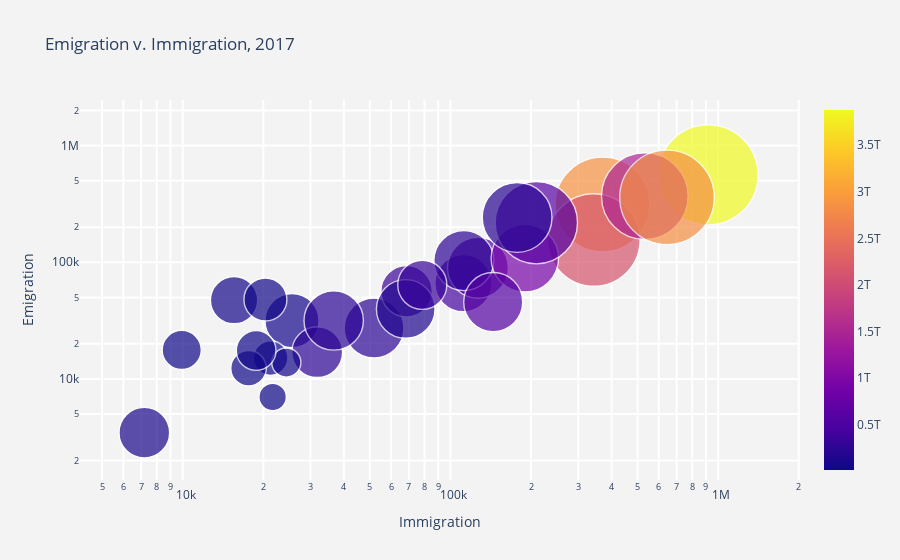

Source (notebook cell):
### Code cell
# Биг плоу
hover_text = []
bubble_size = []

for index, row in eu_df.iterrows():
    hover_text.append(('Country: {country}<br>' +
                       'Population: {popul}<br>' +
                       'GDP: {gdp}<br>' +
                       'Immigration: {immi}<br>' +
                       'Emigration: {emi}').format(country=row['Country'],
                                                   popul=row['Population'],
                                                   gdp=row['GDP'],
                                                   immi=row['Immigration'],
                                                   emi=row['Emigration']))
    bubble_size.append(np.sqrt(row['Population']))

eu_scatter = go.Figure(data=[go.Scatter(
    x=eu_df['Immigration'],
    y=eu_df['Emigration'],
    text=hover_text,
    mode='markers',
    marker=dict(
        color=eu_df['GDP'],
        size=bubble_size,
        sizemode='area',
        sizeref=2.*max(bubble_size)/(100**2),
        line_width=1.4,
        showscale=True
    )
)])

eu_scatter.update_layout(
    title='Emigration v. Immigration, 2017',
    xaxis=dict(
        title='Immigration',
        gridcolor='white',
        type='log',
        gridwidth=2,
    ),
    yaxis=dict(
        title='Emigration',
        gridcolor='white',
        type='log',
        gridwidth=2,
    ),
    paper_bgcolor='rgb(243, 243, 243)',
    plot_bgcolor='rgb(243, 243, 243)',
)

eu_scatter.show()

### Figure 1 — Plotly figure (JSON) as saved in the notebook; plotly's stock layout.template omitted (floating-point values rounded to 4 significant figures)
{"data": [{"marker": {"color": [432100000000.0, 531000000000.0, 58950000000.0, 63310000000.0, 26340000000.0, 241100000000.0, 361700000000.0, 25160000000.0, 264600000000.0, 2875000000000.0, 3878000000000.0, 247900000000.0, 154700000000.0, 345000000000.0, 2125000000000.0, 29960000000.0, 47660000000.0, 65270000000.0, 12950000000.0, 924100000000.0, 601700000000.0, 240800000000.0, 216000000000.0, 107900000000.0, 53150000000.0, 1504000000000.0, 577000000000.0, 2841000000000.0], "line": {"width": 1.4}, "showscale": true, "size": [2966.0, 3373.0, 2660.0, 2031.0, 1086.0, 3255.0, 2401.0, 1148.0, 2347.0, 8177.0, 9092.0, 3279.0, 3129.0, 2193.0, 7781.0, 1394.0, 1682.0, 772.2, 684.1, 4139.0, 6162.0, 3209.0, 4426.0, 2332.0, 1437.0, 6826.0, 3171.0, 8128.0], "sizemode": "area", "sizeref": 1.818}, "mode": "markers", "text": ["Country: Austria<br>Population: 8797566.0<br>GDP: 432072509042.65704<br>Immigration: 111801<br>Emigration: 66144", "Country: Belgium<br>Population: 11375158.0<br>GDP: 530994736008.02<br>Immigration: 126703<br>Emigration: 89690", "Country: Bulgaria<br>Population: 7075947.0<br>GDP: 58950791931.772<br>Immigration: 25597<br>Emigration: 31586", "Country: Croatia<br>Population: 4124531.0<br>GDP: 63313308816.1669<br>Immigration: 15553<br>Emigration: 47352", "Country: Cyprus<br>Population: 1179680.0<br>GDP: 26344455786.8222<br>Immigration: 21306<br>Emigration: 15105", "Country: Czech Republic<br>Population: 10594438.0<br>GDP: 241073815662.39603<br>Immigration: 51847<br>Emigration: 27316", "Country: Denmark<br>Population: 5764980.0<br>GDP: 361654604535.30896<br>Immigration: 68579<br>Emigration: 56403", "Country: Estonia<br>Population: 1317384.0<br>GDP: 25159220824.8951<br>Immigration: 17616<br>Emigration: 12358", "Country: Finland<br>Population: 5508214.0<br>GDP: 264577624744.963<br>Immigration: 31797<br>Emigration: 16973", "Country: France<br>Population: 66865144.0<br>GDP: 2875307593548.74<br>Immigration: 369964<br>Emigration: 312554", "Country: Germany<br>Population: 82657002.0<br>GDP: 3878004030196.74<br>Immigration: 917109<br>Emigration: 560700", "Country: Greece<br>Population: 10754679.0<br>GDP: 247927466910.085<br>Immigration: 112247<br>Emigration: 103327", "Country: Hungary<br>Population: 9787966.0<br>GDP: 154745522280.416<br>Immigration: 68070<br>Emigration: 39829", "Country: Ireland<br>Population: 4807388.0<br>GDP: 344958774769.011<br>Immigration: 78499<br>Emigration: 64068", "Country: Italy<br>Population: 60536709.0<br>GDP: 2124739839580.94<br>Immigration: 343440<br>Emigration: 155110", "Country: Latvia<br>Population: 1942248.0<br>GDP: 29958505945.1773<br>Immigration: 9916<br>Emigration: 17724", "Country: Lithuania<br>Population: 2828403.0<br>GDP: 47661382003.1623<br>Immigration: 20368<br>Emigration: 47925", "Country: Luxembourg<br>Population: 596336.0<br>GDP: 65270740381.6428<br>Immigration: 24379<br>Emigration: 13831", "Country: Malta<br>Population: 467999.0<br>GDP: 12949237121.738998<br>Immigration: 21676<br>Emigration: 7020", "Country: Netherlands<br>Population: 17131296.0<br>GDP: 924097826461.726<br>Immigration: 189646<br>Emigration: 108231", "Country: Poland<br>Population: 37974826.0<br>GDP: 601720558485.059<br>Immigration: 209353<br>Emigration: 218492", "Country: Portugal<br>Population: 10300300.0<br>GDP: 240828150382.341<br>Immigration: 36639<br>Emigration: 31753", "Country: Romania<br>Population: 19587491.0<br>GDP: 216033125760.32602<br>Immigration: 177435<br>Emigration: 242193", "Country: Slovak Republic<br>Population: 5439232.0<br>GDP: 107853297691.47699<br>Immigration: 7188<br>Emigration: 3466", "Country: Slovenia<br>Population: 2066388.0<br>GDP: 53151337559.3359<br>Immigration: 18808<br>Emigration: 17555", "Country: Spain<br>Population: 46593236.0<br>GDP: 1504164957709.71<br>Immigration: 532132<br>Emigration: 368860", "Country: Sweden<br>Population: 10057698.0<br>GDP: 576984264815.19<br>Immigration: 144489<br>Emigration: 45620", "Country: United Kingdom<br>Population: 66058859.0<br>GDP: 2841238185458.8<br>Immigration: 644209<br>Emigration: 359665"], "type": "scatter", "x": [111801, 126703, 25597, 15553, 21306, 51847, 68579, 17616, 31797, 369964, 917109, 112247, 68070, 78499, 343440, 9916, 20368, 24379, 21676, 189646, 209353, 36639, 177435, 7188, 18808, 532132, 144489, 644209], "y": [66144, 89690, 31586, 47352, 15105, 27316, 56403, 12358, 16973, 312554, 560700, 103327, 39829, 64068, 155110, 17724, 47925, 13831, 7020, 108231, 218492, 31753, 242193, 3466, 17555, 368860, 45620, 359665]}], "layout": {"paper_bgcolor": "rgb(243, 243, 243)", "plot_bgcolor": "rgb(243, 243, 243)", "title": {"text": "Emigration v. Immigration, 2017"}, "xaxis": {"gridcolor": "white", "gridwidth": 2, "title": {"text": "Immigration"}, "type": "log"}, "yaxis": {"gridcolor": "white", "gridwidth": 2, "title": {"text": "Emigration"}, "type": "log"}}}
